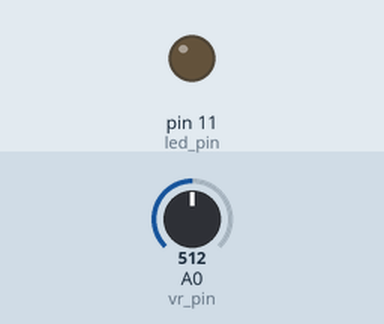
Recording of a sketch running on a simulated Arduino Uno, built with avr-gcc and run on an emulated ATmega328P. Parts: output pins drawn as LEDs (lit = HIGH). The test bench sets the inputs (shaded band); at power-on: A0 (vr_pin) = 512. What the sketch prints to the serial monitor is not drawn.

Above: at 1.2 s.
1.3 s: A0 (vr_pin) set to 716
At 1.8 s:
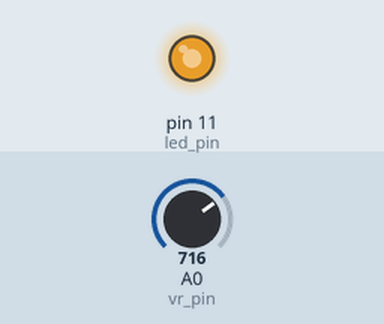
2.8 s: A0 (vr_pin) set to 758
At 4.0 s:
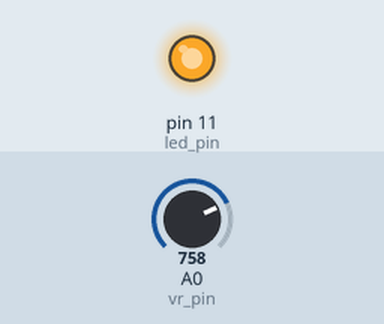
4.3 s: A0 (vr_pin) set to 768
At 5.3 s:
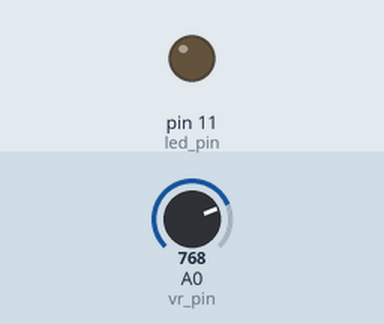
5.8 s: A0 (vr_pin) set to 900
At 6.5 s:
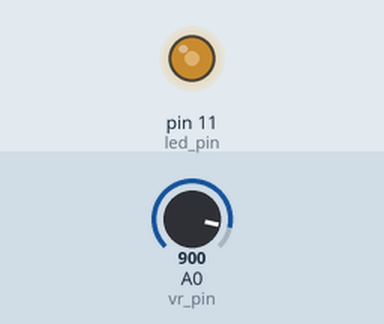
7.3 s: A0 (vr_pin) set to 306
At 8.5 s:
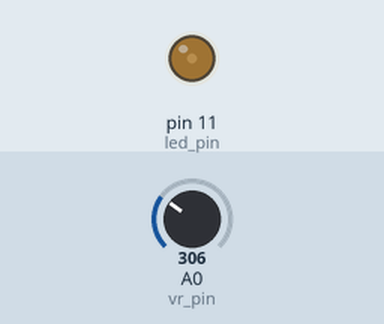
8.8 s: A0 (vr_pin) set to 0
At 9.9 s:
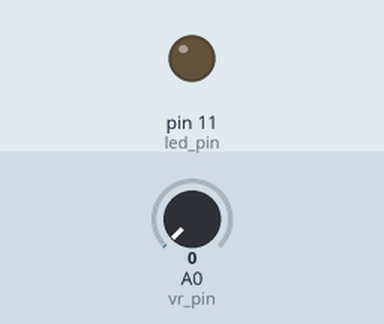
Timing chart, 0 to 11.3 s (numbered marks = the images above; inputs shaded):
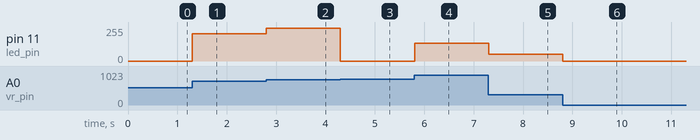

The sketch:

analog.ino
```cpp
int vr_pin = A0;
int led_pin = 11;

void setup()
{
  pinMode(vr_pin, INPUT);
  pinMode(led_pin, OUTPUT);
  Serial.begin(9600);
}

void loop()
{
  int vr = analogRead(vr_pin);

  // map from low to range of value
  // 0 - 255
  int vrRage = map(vr, 0, 1023, 0, 255);

  analogWrite(led_pin, vr);

  Serial.println(vrRage);
//  delay(500);
}
```

Measured:
- the behaviour switches between 767 and 768 on A0 (vr_pin) (found by bisection; images 2 and 3)
- after the input at 1.3 s, pin 11 (led_pin): 0/255 → 204/255 at once
- after the input at 2.8 s, pin 11 (led_pin): 204/255 → 246/255 at once
- after the input at 4.3 s, pin 11 (led_pin): 246/255 → 0/255 at once
- after the input at 5.8 s, pin 11 (led_pin): 0/255 → 132/255 at once
- after the input at 7.3 s, pin 11 (led_pin): 132/255 → 50/255 at once
- after the input at 8.8 s, pin 11 (led_pin): 50/255 → 0/255 at once
